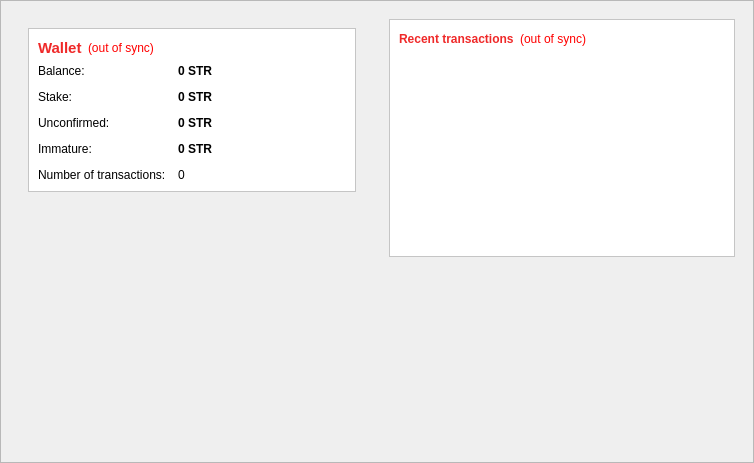
<?xml version="1.0" encoding="UTF-8"?>
<ui version="4.0">
 <class>OverviewPage</class>
 <widget class="QWidget" name="OverviewPage">
  <property name="geometry">
   <rect>
    <x>0</x>
    <y>0</y>
    <width>754</width>
    <height>463</height>
   </rect>
  </property>
  <property name="windowTitle">
   <string>Form</string>
  </property>
  <layout class="QGridLayout" name="gridLayout_3">
   <property name="leftMargin">
    <number>0</number>
   </property>
   <property name="topMargin">
    <number>0</number>
   </property>
   <property name="rightMargin">
    <number>0</number>
   </property>
   <property name="bottomMargin">
    <number>0</number>
   </property>
   <item row="0" column="0">
    <widget class="QFrame" name="frame_3">
     <property name="styleSheet">
      <string notr="true">background-image:url(:/images/res/images/background.png);</string>
     </property>
     <property name="frameShape">
      <enum>QFrame::StyledPanel</enum>
     </property>
     <property name="frameShadow">
      <enum>QFrame::Sunken</enum>
     </property>
     <property name="lineWidth">
      <number>5</number>
     </property>
     <layout class="QGridLayout" name="gridLayout_8">
      <item row="0" column="0">
       <widget class="QFrame" name="frame_6">
        <property name="styleSheet">
         <string notr="true">background: transparent;</string>
        </property>
        <property name="frameShape">
         <enum>QFrame::NoFrame</enum>
        </property>
        <property name="frameShadow">
         <enum>QFrame::Raised</enum>
        </property>
        <property name="lineWidth">
         <number>0</number>
        </property>
        <layout class="QGridLayout" name="gridLayout_7">
         <item row="0" column="0">
          <layout class="QGridLayout" name="gridLayout_2">
           <item row="0" column="0">
            <widget class="QFrame" name="frame">
             <property name="styleSheet">
              <string notr="true">background: transparent;</string>
             </property>
             <property name="frameShape">
              <enum>QFrame::NoFrame</enum>
             </property>
             <property name="frameShadow">
              <enum>QFrame::Plain</enum>
             </property>
             <property name="lineWidth">
              <number>0</number>
             </property>
             <layout class="QVBoxLayout" name="verticalLayout_4">
              <item>
               <widget class="QFrame" name="frame_7">
                <property name="styleSheet">
                 <string notr="true">background-color: rgb(255, 255, 255);</string>
                </property>
                <property name="frameShape">
                 <enum>QFrame::StyledPanel</enum>
                </property>
                <property name="frameShadow">
                 <enum>QFrame::Raised</enum>
                </property>
                <property name="lineWidth">
                 <number>2</number>
                </property>
                <property name="midLineWidth">
                 <number>2</number>
                </property>
                <layout class="QGridLayout" name="gridLayout">
                 <item row="0" column="0">
                  <layout class="QHBoxLayout" name="horizontalLayout_4">
                   <item>
                    <widget class="QLabel" name="label_5">
                     <property name="font">
                      <font>
                       <pointsize>11</pointsize>
                       <weight>75</weight>
                       <bold>true</bold>
                      </font>
                     </property>
                     <property name="styleSheet">
                      <string notr="true">color: rgb(239, 41, 41);</string>
                     </property>
                     <property name="text">
                      <string>Wallet</string>
                     </property>
                    </widget>
                   </item>
                   <item>
                    <widget class="QLabel" name="labelWalletStatus">
                     <property name="toolTip">
                      <string>The displayed information may be out of date. Your wallet automatically synchronizes with the SafeSeafood network after a connection is established, but this process has not completed yet.</string>
                     </property>
                     <property name="styleSheet">
                      <string notr="true">QLabel { color: red; }</string>
                     </property>
                     <property name="text">
                      <string notr="true">(out of sync)</string>
                     </property>
                     <property name="alignment">
                      <set>Qt::AlignLeading|Qt::AlignLeft|Qt::AlignVCenter</set>
                     </property>
                    </widget>
                   </item>
                   <item>
                    <spacer name="horizontalSpacer_2">
                     <property name="orientation">
                      <enum>Qt::Horizontal</enum>
                     </property>
                     <property name="sizeHint" stdset="0">
                      <size>
                       <width>40</width>
                       <height>20</height>
                      </size>
                     </property>
                    </spacer>
                   </item>
                  </layout>
                 </item>
                 <item row="1" column="0">
                  <layout class="QFormLayout" name="formLayout_2">
                   <property name="fieldGrowthPolicy">
                    <enum>QFormLayout::AllNonFixedFieldsGrow</enum>
                   </property>
                   <property name="horizontalSpacing">
                    <number>12</number>
                   </property>
                   <property name="verticalSpacing">
                    <number>12</number>
                   </property>
                   <item row="0" column="0">
                    <widget class="QLabel" name="label">
                     <property name="styleSheet">
                      <string notr="true">color: rgb(0, 0, 0);</string>
                     </property>
                     <property name="text">
                      <string>Balance:</string>
                     </property>
                    </widget>
                   </item>
                   <item row="0" column="1">
                    <widget class="QLabel" name="labelBalance">
                     <property name="font">
                      <font>
                       <weight>75</weight>
                       <bold>true</bold>
                      </font>
                     </property>
                     <property name="cursor">
                      <cursorShape>IBeamCursor</cursorShape>
                     </property>
                     <property name="toolTip">
                      <string>Your current balance</string>
                     </property>
                     <property name="text">
                      <string notr="true">0 STR</string>
                     </property>
                     <property name="textInteractionFlags">
                      <set>Qt::LinksAccessibleByMouse|Qt::TextSelectableByKeyboard|Qt::TextSelectableByMouse</set>
                     </property>
                    </widget>
                   </item>
                   <item row="1" column="0">
                    <widget class="QLabel" name="label_6">
                     <property name="text">
                      <string>Stake:</string>
                     </property>
                    </widget>
                   </item>
                   <item row="1" column="1">
                    <widget class="QLabel" name="labelStake">
                     <property name="font">
                      <font>
                       <weight>75</weight>
                       <bold>true</bold>
                      </font>
                     </property>
                     <property name="cursor">
                      <cursorShape>IBeamCursor</cursorShape>
                     </property>
                     <property name="toolTip">
                      <string>Total of tags that was staked, and do not yet count toward the current balance</string>
                     </property>
                     <property name="text">
                      <string notr="true">0 STR</string>
                     </property>
                     <property name="textInteractionFlags">
                      <set>Qt::LinksAccessibleByMouse|Qt::TextSelectableByKeyboard|Qt::TextSelectableByMouse</set>
                     </property>
                    </widget>
                   </item>
                   <item row="2" column="0">
                    <widget class="QLabel" name="label_3">
                     <property name="text">
                      <string>Unconfirmed:</string>
                     </property>
                    </widget>
                   </item>
                   <item row="2" column="1">
                    <widget class="QLabel" name="labelUnconfirmed">
                     <property name="font">
                      <font>
                       <weight>75</weight>
                       <bold>true</bold>
                      </font>
                     </property>
                     <property name="cursor">
                      <cursorShape>IBeamCursor</cursorShape>
                     </property>
                     <property name="toolTip">
                      <string>Total of transactions that have yet to be confirmed, and do not yet count toward the current balance</string>
                     </property>
                     <property name="text">
                      <string notr="true">0 STR</string>
                     </property>
                     <property name="textInteractionFlags">
                      <set>Qt::LinksAccessibleByMouse|Qt::TextSelectableByKeyboard|Qt::TextSelectableByMouse</set>
                     </property>
                    </widget>
                   </item>
                   <item row="3" column="0">
                    <widget class="QLabel" name="labelImmatureText">
                     <property name="text">
                      <string>Immature:</string>
                     </property>
                    </widget>
                   </item>
                   <item row="3" column="1">
                    <widget class="QLabel" name="labelImmature">
                     <property name="font">
                      <font>
                       <weight>75</weight>
                       <bold>true</bold>
                      </font>
                     </property>
                     <property name="toolTip">
                      <string>Mined balance that has not yet matured</string>
                     </property>
                     <property name="text">
                      <string notr="true">0 STR</string>
                     </property>
                     <property name="textInteractionFlags">
                      <set>Qt::LinksAccessibleByMouse|Qt::TextSelectableByKeyboard|Qt::TextSelectableByMouse</set>
                     </property>
                    </widget>
                   </item>
                   <item row="4" column="0">
                    <widget class="QLabel" name="label_2">
                     <property name="text">
                      <string>Number of transactions:</string>
                     </property>
                    </widget>
                   </item>
                   <item row="4" column="1">
                    <widget class="QLabel" name="labelNumTransactions">
                     <property name="toolTip">
                      <string>Total number of transactions in wallet</string>
                     </property>
                     <property name="text">
                      <string notr="true">0</string>
                     </property>
                    </widget>
                   </item>
                  </layout>
                 </item>
                </layout>
               </widget>
              </item>
              <item>
               <spacer name="verticalSpacer">
                <property name="orientation">
                 <enum>Qt::Vertical</enum>
                </property>
                <property name="sizeHint" stdset="0">
                 <size>
                  <width>20</width>
                  <height>40</height>
                 </size>
                </property>
               </spacer>
              </item>
              <item>
               <widget class="QFrame" name="frame_4">
                <property name="styleSheet">
                 <string notr="true">background:transparent;</string>
                </property>
                <property name="frameShape">
                 <enum>QFrame::NoFrame</enum>
                </property>
                <property name="frameShadow">
                 <enum>QFrame::Plain</enum>
                </property>
                <layout class="QGridLayout" name="gridLayout_5">
                 <item row="0" column="1">
                  <widget class="QLabel" name="label_7">
                   <property name="maximumSize">
                    <size>
                     <width>200</width>
                     <height>200</height>
                    </size>
                   </property>
                   <property name="layoutDirection">
                    <enum>Qt::LeftToRight</enum>
                   </property>
                   <property name="styleSheet">
                    <string notr="true">background:transparent;</string>
                   </property>
                   <property name="text">
                    <string/>
                   </property>
                   <property name="pixmap">
                    <pixmap resource="../bitcoin.qrc">:/images/walletbg</pixmap>
                   </property>
                   <property name="scaledContents">
                    <bool>true</bool>
                   </property>
                  </widget>
                 </item>
                 <item row="0" column="2">
                  <spacer name="horizontalSpacer_3">
                   <property name="orientation">
                    <enum>Qt::Horizontal</enum>
                   </property>
                   <property name="sizeHint" stdset="0">
                    <size>
                     <width>40</width>
                     <height>20</height>
                    </size>
                   </property>
                  </spacer>
                 </item>
                 <item row="0" column="0">
                  <spacer name="horizontalSpacer_4">
                   <property name="orientation">
                    <enum>Qt::Horizontal</enum>
                   </property>
                   <property name="sizeHint" stdset="0">
                    <size>
                     <width>40</width>
                     <height>20</height>
                    </size>
                   </property>
                  </spacer>
                 </item>
                </layout>
               </widget>
              </item>
             </layout>
            </widget>
           </item>
          </layout>
         </item>
        </layout>
       </widget>
      </item>
      <item row="0" column="1">
       <widget class="QFrame" name="frame_5">
        <property name="styleSheet">
         <string notr="true">background: transparent;</string>
        </property>
        <property name="frameShape">
         <enum>QFrame::NoFrame</enum>
        </property>
        <property name="frameShadow">
         <enum>QFrame::Raised</enum>
        </property>
        <property name="lineWidth">
         <number>0</number>
        </property>
        <layout class="QGridLayout" name="gridLayout_6">
         <item row="0" column="0">
          <layout class="QGridLayout" name="gridLayout_4">
           <item row="0" column="0">
            <widget class="QFrame" name="frame_2">
             <property name="styleSheet">
              <string notr="true">background-color: rgb(255, 255, 255);</string>
             </property>
             <property name="frameShape">
              <enum>QFrame::StyledPanel</enum>
             </property>
             <property name="frameShadow">
              <enum>QFrame::Raised</enum>
             </property>
             <property name="lineWidth">
              <number>2</number>
             </property>
             <property name="midLineWidth">
              <number>2</number>
             </property>
             <layout class="QVBoxLayout" name="verticalLayout">
              <item>
               <layout class="QHBoxLayout" name="horizontalLayout_2">
                <item>
                 <widget class="QLabel" name="label_4">
                  <property name="styleSheet">
                   <string notr="true">color: rgb(239, 41, 41);</string>
                  </property>
                  <property name="text">
                   <string>&lt;b&gt;Recent transactions&lt;/b&gt;</string>
                  </property>
                 </widget>
                </item>
                <item>
                 <widget class="QLabel" name="labelTransactionsStatus">
                  <property name="toolTip">
                   <string>The displayed information may be out of date. Your wallet automatically synchronizes with the SafeSeafood network after a connection is established, but this process has not completed yet.</string>
                  </property>
                  <property name="styleSheet">
                   <string notr="true">QLabel { color: red; }</string>
                  </property>
                  <property name="text">
                   <string notr="true">(out of sync)</string>
                  </property>
                  <property name="alignment">
                   <set>Qt::AlignRight|Qt::AlignTrailing|Qt::AlignVCenter</set>
                  </property>
                 </widget>
                </item>
                <item>
                 <spacer name="horizontalSpacer">
                  <property name="orientation">
                   <enum>Qt::Horizontal</enum>
                  </property>
                  <property name="sizeHint" stdset="0">
                   <size>
                    <width>40</width>
                    <height>20</height>
                   </size>
                  </property>
                 </spacer>
                </item>
               </layout>
              </item>
              <item>
               <widget class="QListView" name="listTransactions">
                <property name="styleSheet">
                 <string notr="true">QListView { background: transparent; }</string>
                </property>
                <property name="frameShape">
                 <enum>QFrame::NoFrame</enum>
                </property>
                <property name="verticalScrollBarPolicy">
                 <enum>Qt::ScrollBarAlwaysOff</enum>
                </property>
                <property name="horizontalScrollBarPolicy">
                 <enum>Qt::ScrollBarAlwaysOff</enum>
                </property>
                <property name="selectionMode">
                 <enum>QAbstractItemView::NoSelection</enum>
                </property>
               </widget>
              </item>
             </layout>
            </widget>
           </item>
           <item row="1" column="0">
            <spacer name="verticalSpacer_2">
             <property name="orientation">
              <enum>Qt::Vertical</enum>
             </property>
             <property name="sizeHint" stdset="0">
              <size>
               <width>20</width>
               <height>40</height>
              </size>
             </property>
            </spacer>
           </item>
          </layout>
         </item>
        </layout>
       </widget>
      </item>
     </layout>
    </widget>
   </item>
  </layout>
 </widget>
 <resources>
  <include location="../bitcoin.qrc"/>
 </resources>
 <connections/>
</ui>
